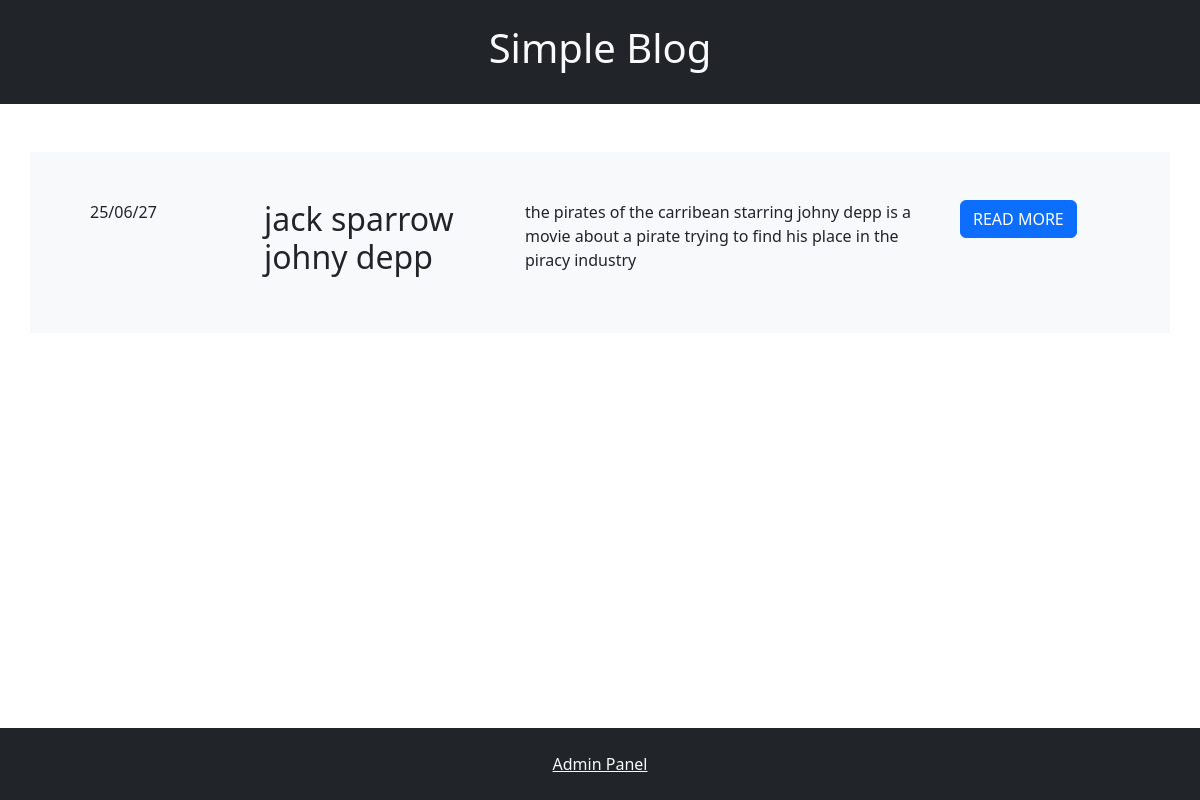
The page / on the database its author committed.
### tables this page shows
CREATE TABLE `posts` (
  `id` int(11) NOT NULL,
  `date` varchar(255) NOT NULL,
  `title` varchar(255) NOT NULL,
  `summary` text NOT NULL,
  `content` mediumtext NOT NULL
);

### index.php (the view, shortened to what this page needs)
<!DOCTYPE html>
<html lang="en">
<head>
    <link rel="stylesheet" href="https://cdn.jsdelivr.net/npm/bootstrap@5.2.3/dist/css/bootstrap.min.css">
</head>
<body>
    <header class="p-4 bg-dark text-center">
        <h1><a href="index.php" class="text-light text-decoration-none">Simple Blog</a></h1>
    </header>
    <div class="post-list mt-5">
        <div class="container">
            <?php
                include("connect.php");
                $sqlSelect = "SELECT * FROM posts";
                $result = mysqli_query($conn,$sqlSelect);
                while ($data = mysqli_fetch_array($result)) {
                ?>
                    <div class="row mb-4 p-5 bg-light">
                        <div class="col-sm-2">
                            <?php echo $data["date"]; ?>
                        </div>
                        <div class="col-sm-3">
                           <h2> <?php echo $data["title"]; ?></h2>
                        </div>
                        <div class="col-sm-5">
                            <?php echo $data["content"]; ?>
                        </div>
                        <div class="col-sm-2">
                            <a href="view.php?id=<?php echo $data['id']; ?>" class="btn btn-primary">READ MORE</a>
                        </div>
                    </div>
                <?php
                }
            ?>
         </div>
    </div>
  <div class="footer bg-dark p-4 fixed-bottom text-center">
    <a href="admin/index.php" class="text-light">Admin Panel</a>
</div>
</body>
</html>

### rows shown on the page
posts: date "25/06/27", title "jack sparrow johny depp", content "the pirates of the carribean starring johny depp is a movie about a pirate trying to find his place in the piracy industry"
